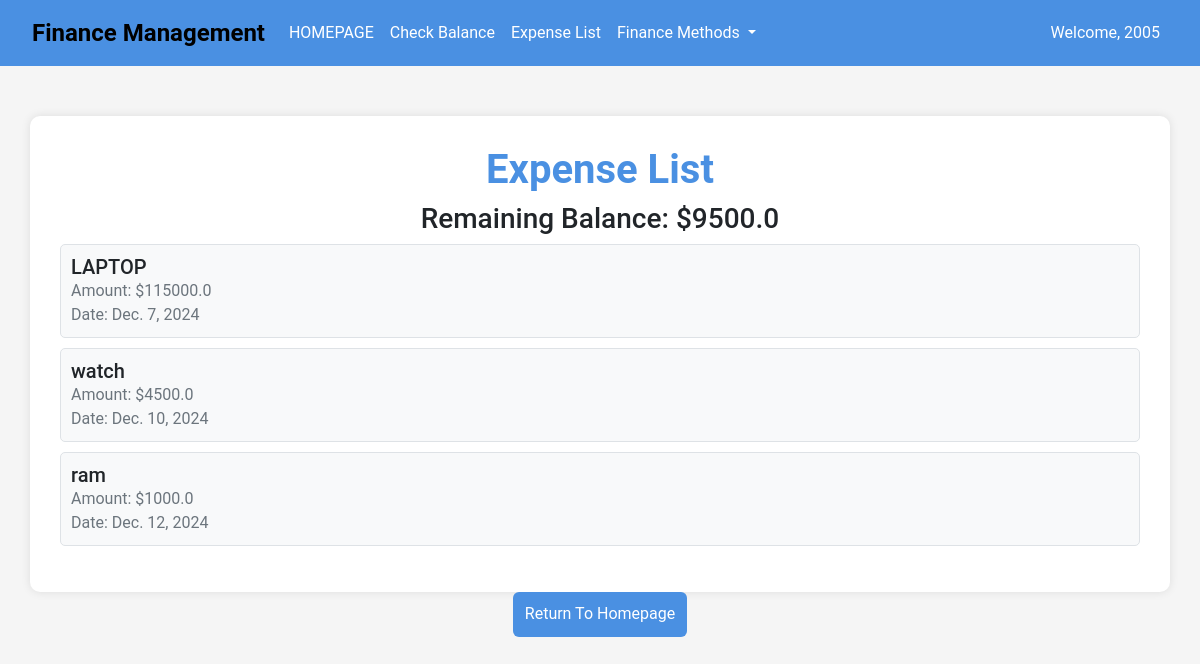
The app's page /UserApp/expense_list/ (signed in) with its own data.
### UserApp/models.py (models this page shows)
class Expense(models.Model):
    user = models.ForeignKey(User, on_delete=models.CASCADE, default=1)
    name = models.CharField(max_length=100)
    amount = models.FloatField()
    date = models.DateField(default=timezone.now)

### UserApp/views.py (the view)
# urls.py: path('expense_list/', views.expense_list, name='expense_list'),
def expense_list(request):
    expenses = Expense.objects.filter(user=request.user)
    total_expenses = sum(expense.amount for expense in expenses)
    try:
        user_balance = UserBalance.objects.get(user=request.user)
    except UserBalance.DoesNotExist:
        user_balance = None  # or handle it in another way, e.g., create a new UserBalance object
    remaining_balance = user_balance.balance - total_expenses if user_balance else 0
    return render(request, 'UserApp/ExpenceList.html', {
        'expenses': expenses,
        'total_expenses': total_expenses,
        'remaining_balance': remaining_balance
    })

### templates/UserApp/ExpenceList.html (shortened to what this page needs)
{% load static %}
<html>
<head>
    <link href="https://cdn.jsdelivr.net/npm/bootstrap@5.3.3/dist/css/bootstrap.min.css" rel="stylesheet">
</head>
<body style="background-color: #f5f5f5; font-family: 'Roboto', sans-serif;">
    <nav class="navbar navbar-expand-lg navbar-custom">
        <div class="container-fluid">
            <a class="navbar-brand" href="{% url 'UserApp:userhomepagecall' %}">Finance Management</a>
            <div class="collapse navbar-collapse" id="navbarNavDropdown">
                <ul class="navbar-nav">
                    <li class="nav-item">
                           <a class="nav-link" href="{% url 'UserApp:userhomepagecall' %}">HOMEPAGE</a>
                    </li>
                    <li class="nav-item">
                        <a class="nav-link" href="{% url 'UserApp:balancecheckpagecall' %}">Check Balance</a>
                    </li>
                    <li class="nav-item">
                        <a class="nav-link" href="{% url 'UserApp:expense_list' %}">Expense List</a>
                    </li>
                    <li class="nav-item dropdown">
                        <a class="nav-link dropdown-toggle" href="#" id="navbarDropdownMenuLink" role="button" data-bs-toggle="dropdown" aria-expanded="false">
                            Finance Methods
                        </a>
                    </li>
                </ul>
            </div>
            <ul class="navbar-nav ms-auto">
                {% if user.is_authenticated %}
                    <li class="nav-item">
                        <span class="nav-link" style="color: #fff;">Welcome, {{ user.username }}</span>
                    </li>
                {% endif %}
            </ul>
        </div>
    </nav>
    <div class="container expense-container">
        <h1 class="text-center">Expense List</h1>
        <div class="text-center">
            <h3>Remaining Balance: ${{ remaining_balance }}</h3>
        </div>
        <ul class="expense-list" style="list-style-type: none; padding: 0;">
            {% for expense in expenses %}
                <li class="expense-item">
                    <h5>{{ expense.name }}</h5>
                    <p>Amount: ${{ expense.amount }}</p>
                    <p>Date: {{ expense.date }}</p>
                </li>
            {% endfor %}
        </ul>
    </div>
    <center>
        <button class="btn btn-custom" onclick="window.location.href='{% url 'UserApp:userhomepagecall' %}'">Return To Homepage</button>
    </center>
</body>
</html>

### templates/UserApp/ExpenceList.html (style rules this page uses)
.navbar-custom { background-color: #4a90e2; padding: 10px 20px; }
.navbar-custom .navbar-brand { font-size: 1.5rem; font-weight: bold; }
.navbar-custom .nav-link { color: #fff; font-size: 1rem; }
.expense-container { background-color: #fff; border-radius: 10px; box-shadow: 0 0 10px rgba(0, 0, 0, 0.1); padding: 30px; margin-top: 50px; }
.expense-container h1 { color: #4a90e2; font-weight: bold; }
.expense-item { background-color: #f8f9fa; border: 1px solid #dee2e6; border-radius: 5px; padding: 10px; margin-bottom: 10px; transition: background-color 0.3s, transform 0.3s; }
.expense-item h5 { margin: 0; font-size: 1.25rem; }
.expense-item p { margin: 0; color: #6c757d; }
.btn-custom { background-color: #4a90e2; color: white; height: 45px; border: none; transition: background-color 0.3s; }

### records on screen
Expense: name "LAPTOP", amount "115000.0", date "Dec. 7, 2024"
Expense: name "watch", amount "4500.0", date "Dec. 10, 2024"
Expense: name "ram", amount "1000.0", date "Dec. 12, 2024"

### other values on screen
{{ user.username }} "2005"
{{ remaining_balance }} "9500.0"
